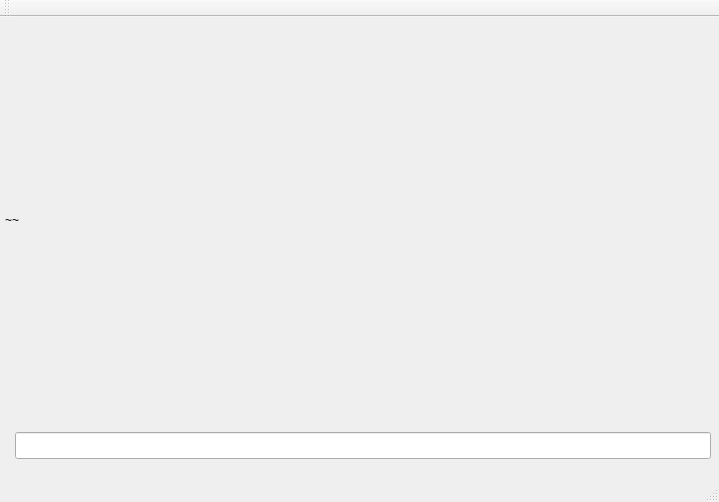
<?xml version="1.0" encoding="UTF-8"?>
<ui version="4.0">
 <class>Display</class>
 <widget class="QMainWindow" name="Display">
  <property name="geometry">
   <rect>
    <x>0</x>
    <y>0</y>
    <width>719</width>
    <height>502</height>
   </rect>
  </property>
  <property name="windowTitle">
   <string>Display</string>
  </property>
  <widget class="QWidget" name="centralWidget">
   <widget class="QLabel" name="lblImage">
    <property name="geometry">
     <rect>
      <x>5</x>
      <y>0</y>
      <width>641</width>
      <height>406</height>
     </rect>
    </property>
    <property name="text">
     <string>~~</string>
    </property>
   </widget>
   <widget class="QLineEdit" name="txtDisplay">
    <property name="geometry">
     <rect>
      <x>15</x>
      <y>415</y>
      <width>696</width>
      <height>27</height>
     </rect>
    </property>
   </widget>
  </widget>
  <widget class="QMenuBar" name="menuBar">
   <property name="geometry">
    <rect>
     <x>0</x>
     <y>0</y>
     <width>719</width>
     <height>25</height>
    </rect>
   </property>
  </widget>
  <widget class="QToolBar" name="mainToolBar">
   <attribute name="toolBarArea">
    <enum>TopToolBarArea</enum>
   </attribute>
   <attribute name="toolBarBreak">
    <bool>false</bool>
   </attribute>
  </widget>
  <widget class="QStatusBar" name="statusBar"/>
 </widget>
 <layoutdefault spacing="6" margin="11"/>
 <resources/>
 <connections/>
</ui>
